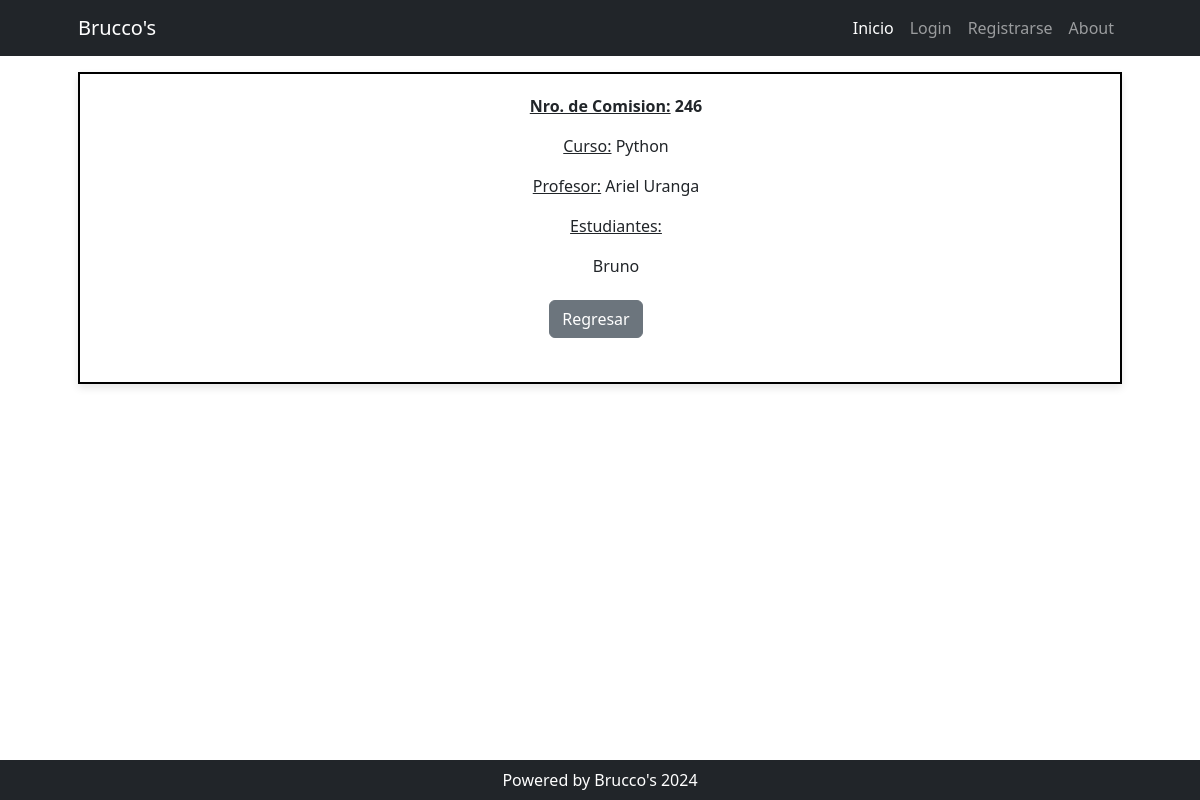
Page /comisiones/detail/1 on the earlier database version.
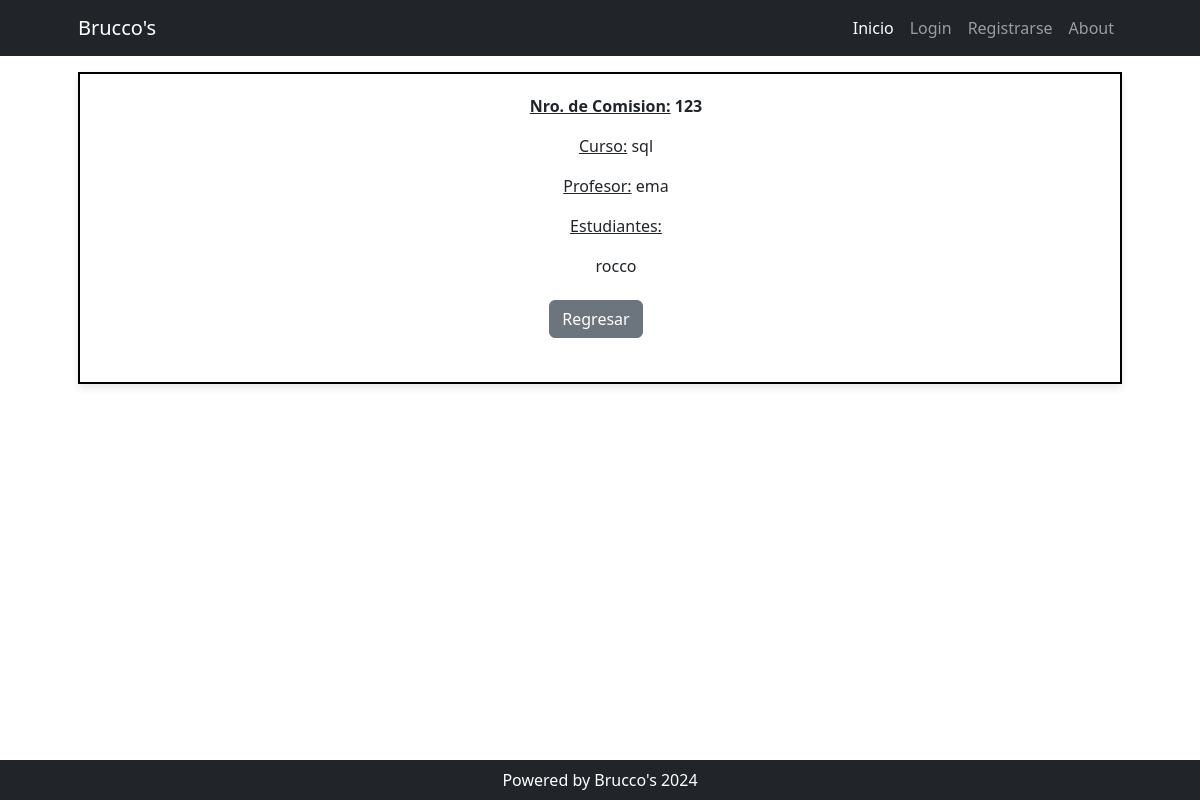
Same page on the later database version.
### cursos/models.py (models this page shows, shortened)
class Comision(models.Model):
    nombre = models.PositiveBigIntegerField(unique=True)
    curso = models.ForeignKey(Curso, on_delete=models.SET_NULL, null=True, blank=True, related_name="comisiones")
    profesor = models.ForeignKey(Profesor, on_delete=models.SET_NULL, null=True, blank=True, related_name="comisiones")
    estudiante = models.ManyToManyField(Estudiante, related_name="comisiones")

class Curso(models.Model):
    nombre = models.CharField(max_length=100)
    def __str__(self):
        return self.nombre

class Profesor(models.Model):
    nombre = models.CharField(max_length=100, unique=True)
    def __str__(self):
        return self.nombre

class Estudiante(models.Model):
    nombre = models.CharField(max_length=100, unique=True)

### comisiones/views.py (the view)
# urls.py: path("detail/<int:pk>", views.ComisionDetail.as_view(), name="detail"),
class ComisionDetail(DetailView):
    model = models.Comision

### comisiones/templates/cursos/comision_detail.html (shortened to what this page needs)
{% extends 'core/base.html' %}
{% block contenido %}
<div style="border: 2px solid #000; padding: 20px; background-color: #fff; box-shadow: 0 4px 8px rgba(0, 0, 0, 0.1); text-align: center;">
    <ul>
        <p><b><u>Nro. de Comision:</u> {{ object.nombre }}</p></b>
        <p><u>Curso:</u> {{ object.curso }}</p>
        <p><u>Profesor:</u> {{ object.profesor }}</p>
        <p><p><u>Estudiantes:</u></p>
            {% for estudiante in object.estudiante.all %}
            <p>{{estudiante.nombre}}</p>
            {% endfor %}
        </p>
    </ul>
    <div class="fs-3 pb-4">
        <a class="btn btn-secondary me-2" href="{% url 'comisiones:home' %}">Regresar</a>
    </div>
</div>
{% endblock contenido %}

Differences in the rows shown:
changed Comision: nombre "246" → "123"; curso "Python" → "sql"; profesor "Ariel Uranga" → "ema"
changed Estudiante: nombre "Bruno" → "rocco"
